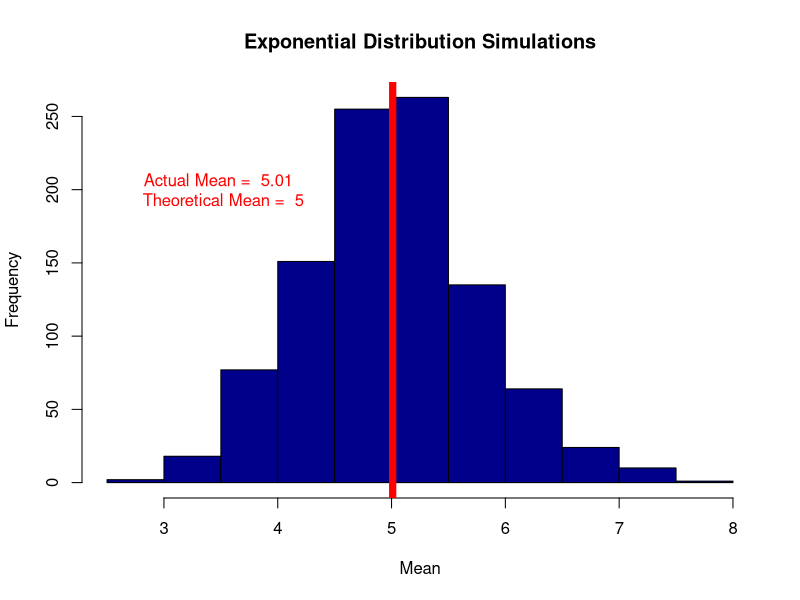
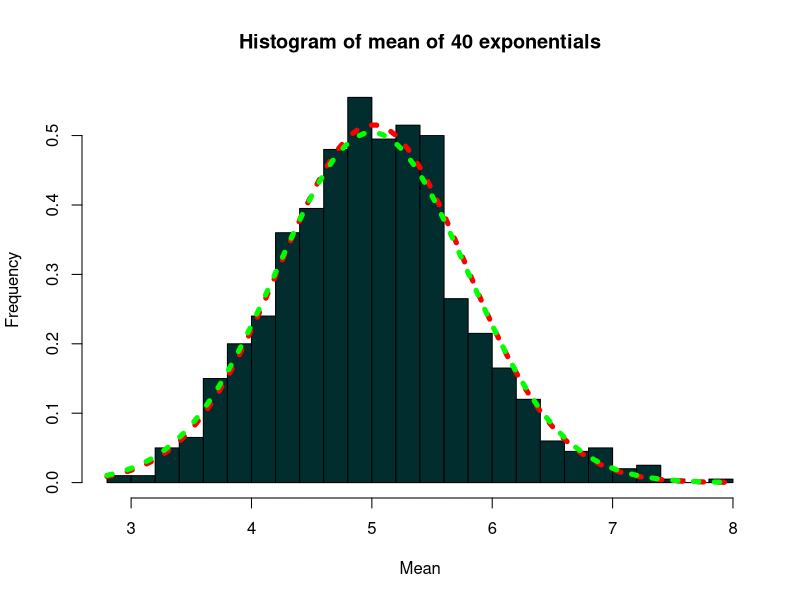
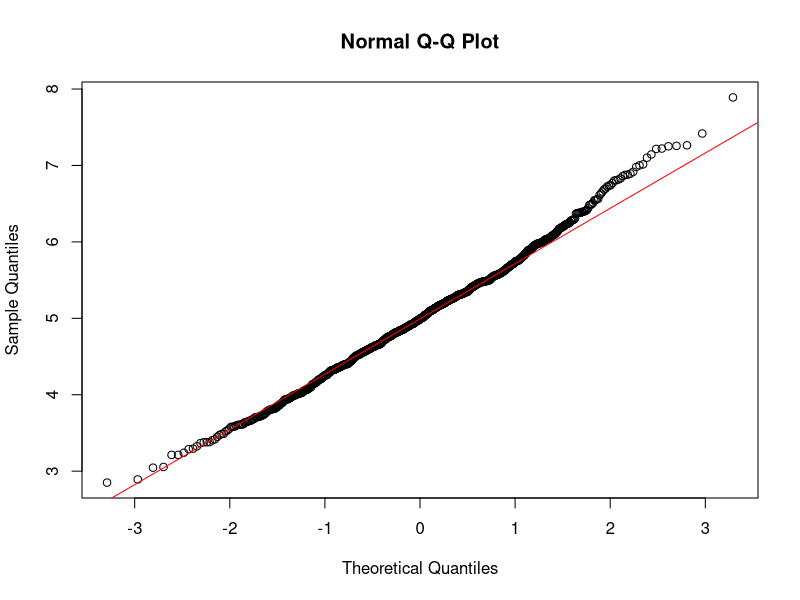

Reproduce these figures in R, in order.
## ---- chunk 1
knitr::opts_chunk$set(echo = TRUE)
## ---- chunk 2
set.seed(12)
lambda <- 0.2
samples <- 40
simulations <- 1000

sim_exponentials <- replicate(simulations,rexp(samples,lambda))
## ---- chunk 3
mean_exponentials <- apply(sim_exponentials,2,mean)

sample_mean <- mean(mean_exponentials)
sample_mean
theoretical_mean <- 1/lambda
theoretical_mean
## ---- chunk 4
hist(mean_exponentials, xlab = "Mean", 
     main = "Exponential Distribution Simulations",col="darkblue")
abline(v = sample_mean, col = "red",lwd="7")
text(3.5,200,paste("Actual Mean = ",round(sample_mean,2),
                 "\n Theoretical Mean = ",
                 theoretical_mean), col="red")
## ---- chunk 5
sd_dist <- sd(mean_exponentials)
sd_dist

sd_theory <- (1/lambda)/sqrt(samples)
sd_theory

variance_dist <- sd_dist^2
variance_dist

variance_theory <- ((1/lambda)*(1/sqrt(samples)))^2  
variance_theory
## ---- chunk 6
hist(mean_exponentials,breaks=20,prob=TRUE,
     xlab="Mean", ylab="Frequency", 
     main="Histogram of mean of 40 exponentials",
     col="#022d2e")
curve(dnorm(x, mean=sample_mean, sd=sd_dist), 
      col="red", lwd="5", 
      lty = "dotted",
      add=TRUE)
curve(dnorm(x, mean=theoretical_mean, sd=sd_theory),
      col="green", lwd="5", 
      lty = "dotted",
      add=TRUE)
## ---- chunk 7
qqnorm(mean_exponentials, main="Normal Q-Q Plot",
       xlab="Theoretical Quantiles", 
       ylab="Sample Quantiles")
qqline(mean_exponentials, 
       col="red")
